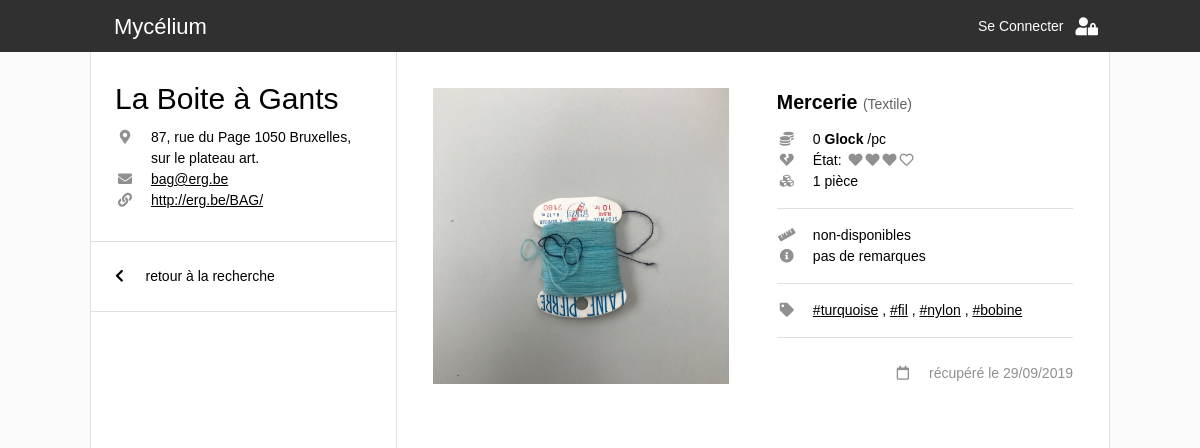
Page /item_page.php?r=bag&id=20 on the earlier database version.
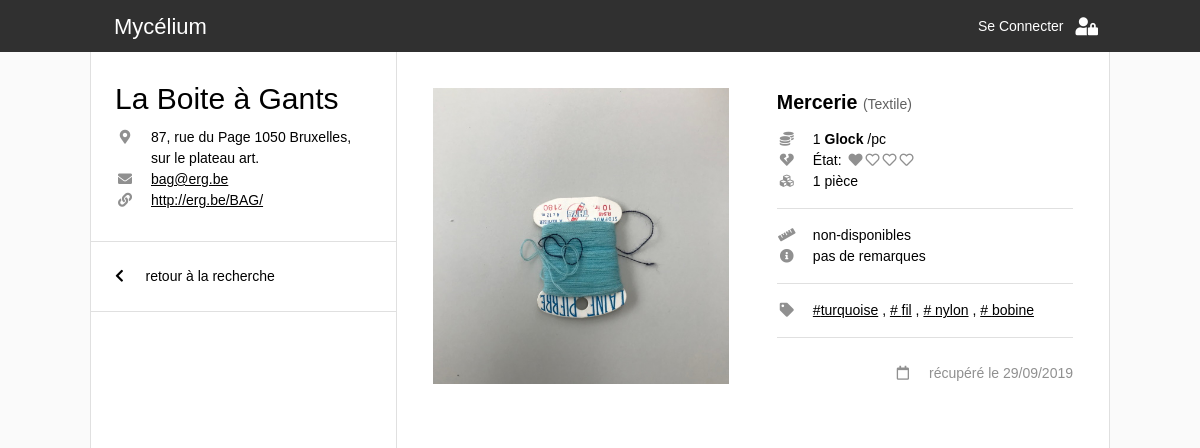
Same page on the later database version.
### tables this page shows
CREATE TABLE `bag_catalogue` (
  `ID` int(11) NOT NULL,
  `ID_categorie` int(11) NOT NULL,
  `ID_souscategorie` int(11) NOT NULL,
  `pieces` int(11) NOT NULL,
  `dimensions` varchar(255) NOT NULL,
  `etat` int(11) NOT NULL,
  `tags` text NOT NULL,
  `remarques` text NOT NULL,
  `date_ajout` datetime NOT NULL DEFAULT CURRENT_TIMESTAMP,
  `poids` float NOT NULL,
  `prix` float NOT NULL,
  `localisation` varchar(255) NOT NULL
);

CREATE TABLE `_global_souscategories` (
  `ID` int(11) NOT NULL,
  `nom` varchar(255) NOT NULL,
  `ID_categorie` int(11) NOT NULL,
  `unite` varchar(255) NOT NULL,
  `prix` float NOT NULL
);

CREATE TABLE `_global_categories` (
  `ID` int(11) NOT NULL,
  `nom` varchar(255) NOT NULL,
  `score` int(11) NOT NULL
);

### connection_db.php (called while the page is built, shortened)
<?php
  function link_construct($params, $web_page = 1){
    $getURL = $web_page . '?' . http_build_query(array_merge($_GET, $params));
    return $getURL;
  }
?>

### item_page.php (the view, shortened to what the changed rows need)
<!DOCTYPE html>
<html lang="en">
<head>
  <link rel="stylesheet" href="css/w3.css">
  <link rel="stylesheet" href="https://use.fontawesome.com/releases/v5.7.0/css/all.css">
  <link rel="stylesheet" href="https://indestructibletype.com/fonts/Jost.css" type="text/css" charset="utf-8" />
  <link rel="stylesheet" href="css/main.css">
  <link rel="stylesheet" href="css/header.css">
  <link rel="stylesheet" href="css/menu.css">
  <link rel="stylesheet" href="css/item.css">
  <link rel="stylesheet" href="css/add_form.css">
</head>
<body>
  <?php
  include('connection_db.php')
  ?>
  <?php
    $req = $bdd->prepare(' SELECT pseudo FROM _global_recuperatheques ');
    $req->execute();
    $recuperatheques = array();
    while($item = $req->fetch()){
      array_push($recuperatheques,$item['pseudo']);
    }
    if (isset($_GET['r']) && in_array($_GET['r'], $recuperatheques)){
      $recuperatheque = htmlspecialchars($_GET['r']);
      $recuperatheque_catalogue = htmlspecialchars($_GET['r']) . '_catalogue';
    } else{
      $recuperatheque = null;
    }
  ?>
  <?php
    if (isset($_GET['id'])){
      $id = htmlspecialchars($_GET['id']);
    } else{
      $id = 0;
    }
  ?>
  <div class="quasi-fullwidth space-header two-side-flex">
      <div class="flex-third">
        <?php
          if($recuperatheque){
            $req = $bdd->prepare(' SELECT * FROM _global_recuperatheques WHERE pseudo = :recuperatheque ');
            $req->bindValue(':recuperatheque', $recuperatheque , PDO::PARAM_STR);
            $req->execute();
            $recup_info = $req->fetch();
            include("recuperatheque_info.php");
        ?>
      </div>
    <div class="flex-half">
      <div class="item-single-container">
        <?php
          $req = $bdd->prepare('  SELECT
                                  c.ID AS ID_item, c.ID_categorie, c.ID_souscategorie, c.pieces AS pieces, c.dimensions AS dimensions, c.etat AS etat, c.tags AS tags, c.prix AS prix, c.poids AS poids, c.remarques AS remarques, c.localisation AS localisation,
                                  c.date_ajout AS date_ajout, DATE_FORMAT(c.date_ajout, \'%d/%m/%Y\') AS date_ajout_fr,
                                  cat.ID, cat.nom AS categorie,
                                  sscat.ID AS sscatID, sscat.ID_categorie, sscat.unite AS unitesscat, sscat.prix AS prixsscat, sscat.nom AS sous_categorie
                                  FROM ' . $recuperatheque_catalogue . ' c
                                  INNER JOIN _global_categories cat ON c.ID_categorie=cat.ID
                                  INNER JOIN _global_souscategories sscat ON c.ID_souscategorie=sscat.ID
                                  WHERE c.id=:id');
          $req->bindValue(':id', $id, PDO::PARAM_INT);
          $req->execute();
        ?>
        <?php
          if ($req->rowCount() > 0) {
            $item = $req->fetch();
            include('item.php'); ?>
            <?php
          }
          else{
            echo '<h3 class="erreur"> Cet objet n\'existe pas </h3>';
            $item=0;
          }
        ?>
      </div>
      <?php
      }
      else {
        echo '<h3 class="erreur"> Pas de récupérathèque valide </h3>';
      }
      ?>
    </div>
  </div>
</body>
</html>

### item.php (shortened to what the changed rows need)
<?php
  $prix = $item['prix'];
  $piece = "1 pièce";
  $tags = explode(", ",$item['tags']);
  if ($item['dimensions']==''){
    $dimensions='non-disponibles';
  }
  else{
    $dimensions=$item['dimensions'];
  }
  if ($item['remarques']==''){
    $remarques='pas de remarques';
  }
  else{
    $remarques=$item['remarques'];
  }
?>
<div class='item'>
  <div class="photo-container">
      <?php
        $image_url = 'photos/' . $recuperatheque . '/' . $item['ID_item'] . '.jpg';
      ?>
      <img class="item-photo" src=<?php echo $image_url; ?> />
  </div>
  <div class="text-container">
    <div class='categorie-container'>
      <?php
      if ($item['sous_categorie']!='Autre'){
        ?>
        <span class="souscat"> <?php echo $item['sous_categorie']; ?> </span>
        <span class="cat"> (<?php echo $item['categorie']; ?>) </span>
      <?php
      }
      else{
        ?>
        <span class="souscat"> <?php echo $item['categorie']; ?> </span>
      <?php
      }
      ?>
    </div>
    <div class="info-container separateur">
      <div class="info-line">
        <i class='fas fa-coins info-icon'></i>
        <div class="info-text"><?php echo $prix; ?> <b><?php echo $recup_info['monnaie'];; ?></b> /pc </div>
      </div>
      <div class="info-line">
        <i class='fas fa-heart-broken info-icon'></i>
        <div class="info-text"> État:
          <span class='etat-icon-container'>
          <?php
          for($n = 0; $n < 4; $n++){
            if($item['etat'] > $n){
              echo '<i class="fas fa-heart"></i>' ;
            } else{
              echo '<i class="far fa-heart"></i>' ;
            }
          }
          ?>
          </span>
        </div>
      </div>
      <div class="info-line">
        <i class='fas fa-cubes info-icon'></i>
        <div class="info-text"><?php echo $piece; ?></div>
      </div>
    </div>
    <div class="info-plus-container separateur">
      <div class="info-line">
        <i class='fas fa-ruler info-icon'></i>
        <div class="info-text"> <?php echo $dimensions; ?> </div>
      </div>
      <div class="info-line">
        <i class='fas fa-info-circle info-icon'></i>
        <div class="info-text"> <?php echo $remarques; ?> </div>
      </div>
    </div>
    <div class='tags-container separateur'>
      <div class="info-line">
        <i class='fas fa-tag info-icon'></i>
        <div class="info-text">
          <?php
            for($n = 0; $n < count($tags); $n++){?>
              <a class="tag" href= <?php echo link_construct(array('q'=>$tags[$n],'id'=>null, 'page'=>1), 'catalogue.php') ?> >#<?php echo $tags[$n];?></a>
              <?php
              if($n!=count($tags)-1){ echo ', '; }
            }
          ?>
        </div>
      </div>
    </div>
    <div class="date-container">
      <div class="info-line">
        <i class='far fa-calendar info-icon'></i>
        <div class="info-text">récupéré le <?php echo $item['date_ajout_fr']; ?></div>
      </div>
    </div>
  </div>
</div>

Differences in the rows shown:
changed bag_catalogue "non-disponibles": prix "0" → "1"; etat 3 → 1 (drawn)
